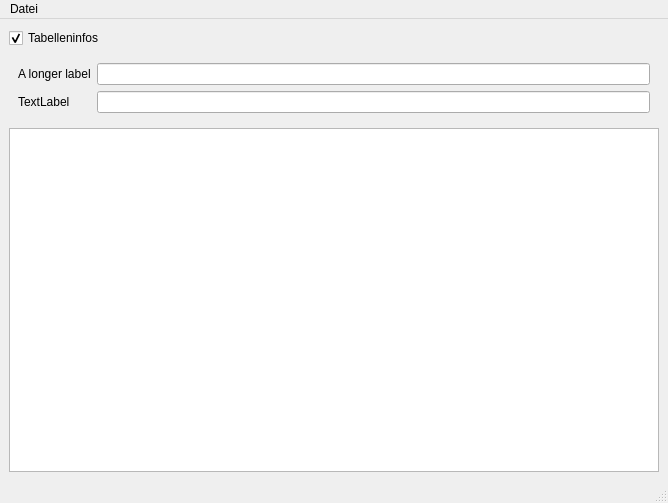
<?xml version="1.0" encoding="UTF-8"?>
<ui version="4.0">
 <class>MainWindow</class>
 <widget class="QMainWindow" name="MainWindow">
  <property name="geometry">
   <rect>
    <x>0</x>
    <y>0</y>
    <width>668</width>
    <height>503</height>
   </rect>
  </property>
  <property name="windowTitle">
   <string>DataTable Editor</string>
  </property>
  <property name="windowIcon">
   <iconset>
    <normaloff>../icons/datatable.png</normaloff>../icons/datatable.png</iconset>
  </property>
  <widget class="QWidget" name="centralwidget">
   <layout class="QVBoxLayout" name="verticalLayout">
    <item>
     <widget class="QCheckBox" name="checkBox">
      <property name="text">
       <string>Tabelleninfos</string>
      </property>
      <property name="checked">
       <bool>true</bool>
      </property>
     </widget>
    </item>
    <item>
     <widget class="QWidget" name="widget" native="true">
      <layout class="QGridLayout" name="gridLayout">
       <item row="0" column="0">
        <widget class="QLabel" name="label">
         <property name="text">
          <string>A longer label</string>
         </property>
        </widget>
       </item>
       <item row="0" column="1">
        <widget class="QLineEdit" name="lineEdit"/>
       </item>
       <item row="1" column="0">
        <widget class="QLabel" name="label_2">
         <property name="text">
          <string>TextLabel</string>
         </property>
        </widget>
       </item>
       <item row="1" column="1">
        <widget class="QLineEdit" name="lineEdit_2"/>
       </item>
      </layout>
     </widget>
    </item>
    <item>
     <widget class="TableWidget" name="table_widget">
      <property name="sizePolicy">
       <sizepolicy hsizetype="Expanding" vsizetype="Expanding">
        <horstretch>0</horstretch>
        <verstretch>1</verstretch>
       </sizepolicy>
      </property>
     </widget>
    </item>
   </layout>
  </widget>
  <widget class="QMenuBar" name="menubar">
   <property name="geometry">
    <rect>
     <x>0</x>
     <y>0</y>
     <width>668</width>
     <height>20</height>
    </rect>
   </property>
   <widget class="QMenu" name="menu_file">
    <property name="title">
     <string>Datei</string>
    </property>
    <addaction name="action_open"/>
    <addaction name="action_save"/>
    <addaction name="action_save_as"/>
   </widget>
   <addaction name="menu_file"/>
  </widget>
  <widget class="QStatusBar" name="statusbar"/>
  <action name="action_open">
   <property name="text">
    <string>Öffnen</string>
   </property>
   <property name="toolTip">
    <string>Öffnen</string>
   </property>
   <property name="statusTip">
    <string/>
   </property>
   <property name="shortcut">
    <string>Ctrl+O</string>
   </property>
  </action>
  <action name="action_save">
   <property name="text">
    <string>Speichern</string>
   </property>
   <property name="shortcut">
    <string>Ctrl+S</string>
   </property>
  </action>
  <action name="action_save_as">
   <property name="text">
    <string>Speichern unter</string>
   </property>
   <property name="shortcut">
    <string>Ctrl+Shift+S</string>
   </property>
  </action>
 </widget>
 <customwidgets>
  <customwidget>
   <class>TableWidget</class>
   <extends>QTableWidget</extends>
   <header>table.py</header>
  </customwidget>
 </customwidgets>
 <resources/>
 <connections>
  <connection>
   <sender>checkBox</sender>
   <signal>toggled(bool)</signal>
   <receiver>widget</receiver>
   <slot>setVisible(bool)</slot>
   <hints>
    <hint type="sourcelabel">
     <x>60</x>
     <y>44</y>
    </hint>
    <hint type="destinationlabel">
     <x>42</x>
     <y>110</y>
    </hint>
   </hints>
  </connection>
 </connections>
</ui>
